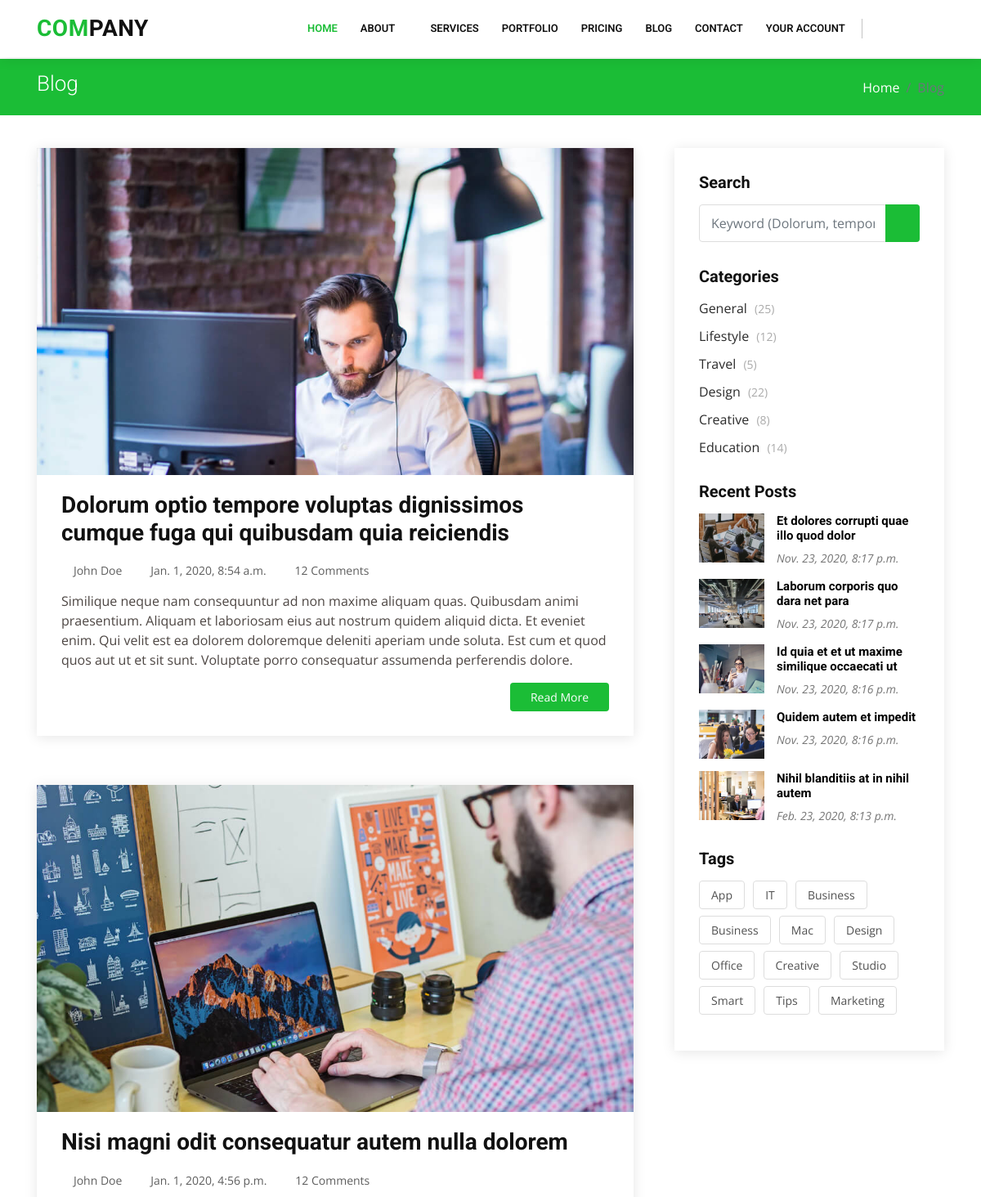
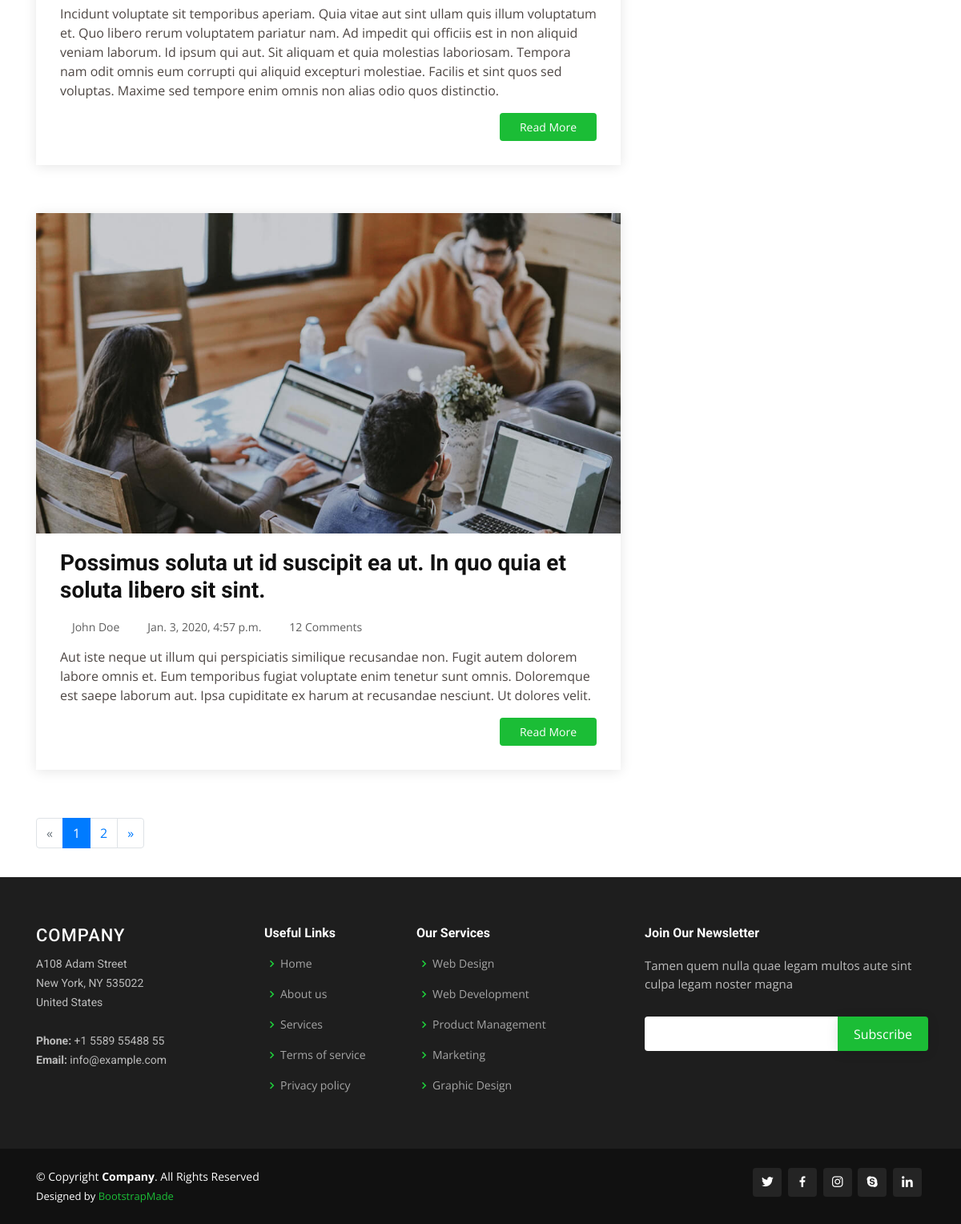
Screenshot of /blog/ with the database file from the repository (2 pictures, top to bottom).
### blogs/models.py (models this page shows, shortened)
class Blog(models.Model):
    title = models.CharField(max_length=300, blank=False)
    name = models.CharField(max_length=100, blank=False)
    publish_date = models.DateTimeField(default=datetime.now, blank=False)
    comment = models.IntegerField()
    description = models.TextField(max_length=700, blank=True)
    image = models.ImageField(upload_to='blog/', blank=False)

class recentpost(models.Model):
    image = models.ImageField(blank=False)
    title = models.CharField(max_length=200, blank=False)
    publish_date = models.DateTimeField(default=datetime.now, blank=False)

### blogs/views.py (the view)
# urls.py: path('blog/', include('blogs.urls')),
def blog(request):
    blog_data = Blog.objects.all()
    recentpost_data = recentpost.objects.order_by('-publish_date')
    paginator = Paginator(blog_data, 3)
    page_number = request.GET.get('page')
    paged_obj = paginator.get_page(page_number)
    context ={
        'blogs':paged_obj,
        'recentposts':recentpost_data,
    }
    return render(request, 'blog/blog.html', context)

### templates/blog/blog.html (shortened to what this page needs)
{% extends 'base.html' %}
{% block content %}
  <main id="main">
    <section id="breadcrumbs" class="breadcrumbs">
      <div class="container">
        <div class="d-flex justify-content-between align-items-center">
          <h2>Blog</h2>
          <ol>
            <li class="breadcrumb-item"><a href="{% url 'index' %}">Home</a></li>
            <li class="breadcrumb-item active">Blog</li>
          </ol>
        </div>
      </div>
    </section>
    <section id="blog" class="blog">
      <div class="container">
        <div class="row">
          <div class="col-lg-8 entries">
            {% for blog in blogs %}
                <article class="entry" data-aos="fade-up">
                    <div class="entry-img">
                    <img src="{{blog.image.url}}" alt="" class="img-fluid">
                    </div>
                    <h2 class="entry-title">
                    <a href="{% url 'singleblog' %}">{{blog.title}}</a>
                    </h2>
                    <div class="entry-meta">
                    <ul>
                        <li class="d-flex align-items-center"><i class="icofont-user"></i> <a href="{% url 'singleblog' %}">{{blog.name}}</a></li>
                        <li class="d-flex align-items-center"><i class="icofont-wall-clock"></i> <a href="{% url 'singleblog' %}"><time datetime="2020-01-01">{{blog.publish_date}}</time></a></li>
                        <li class="d-flex align-items-center"><i class="icofont-comment"></i> <a href="{% url 'singleblog' %}">{{blog.comment}} Comments</a></li>
                    </ul>
                    </div>
                    <div class="entry-content">
                    <p>
                        {{blog.description}}
                    </p>
                    <div class="read-more">
                        <a href="{% url 'singleblog' %}">Read More</a>
                    </div>
                    </div>
                </article>
            {% endfor %}
            <div class="row">
                <div class="col-md-12">
                {% if blogs.has_other_pages %}
                    <ul class="pagination">
                        {% if blogs.has_previous %}
                            <li class="page-item">
                            <a href="?page={{ blogs.previous_page_number }}" class="page-link">&laquo;</a>
                            </li>
                        {% else %}
                            <li class="page-item disabled">
                            <a class="page-link">&laquo;</a>
                            </li>
                        {% endif %}
                        {% for i in blogs.paginator.page_range %}
                            {% if blogs.number == i %}
                            <li class="page-item active">
                                <a class="page-link">{{ i }}</a>
                            </li>
                            {% else %}
                            <li class="page-item">
                                <a href="?page={{i}}" class="page-link">{{ i }}</a>
                            </li>
                            {% endif %}
                        {% endfor %}
                        {% if blogs.has_next %}
                        <li class="page-item">
                            <a href="?page={{ blogs.next_page_number }}" class="page-link">&raquo;</a>
                        </li>
                        {% else %}
                        <li class="page-item disabled">
                            <a class="page-link">&raquo;</a>
                        </li>
                        {% endif %}
                    </ul>
                {% endif %}
                </div>
            </div>
          </div>
          <div class="col-lg-4">
            <div class="sidebar" data-aos="fade-left">
                <h3 class="sidebar-title">Search</h3>
                <div class="sidebar-item search-form">
                    <form action="{% url 'search' %}">
                        <div>
                            <input type="text" name="keywords" class="form-control" placeholder="Keyword (Dolorum, tempore, etc)" value="{{ values.keywords }}">
                          </div>
                        <button type="submit"><i class="icofont-search"></i></button>
                    </form>
                </div>
              <h3 class="sidebar-title">Categories</h3>
              <div class="sidebar-item categories">
                <ul>
                  <li><a href="#">General <span>(25)</span></a></li>
                  <li><a href="#">Lifestyle <span>(12)</span></a></li>
                  <li><a href="#">Travel <span>(5)</span></a></li>
                  <li><a href="#">Design <span>(22)</span></a></li>
                  <li><a href="#">Creative <span>(8)</span></a></li>
                  <li><a href="#">Education <span>(14)</span></a></li>
                </ul>
              </div>
              <h3 class="sidebar-title">Recent Posts</h3>
              <div class="sidebar-item recent-posts">
                  {% for recentpost in recentposts %}
                    <div class="post-item clearfix">
                        <img src="{{recentpost.image.url}}" alt="">
                        <h4><a href="{% url 'singleblog' %}">{{recentpost.title}}</a></h4>
                        <time datetime="2020-01-01">{{recentpost.publish_date}}</time>
                    </div>
                  {% endfor %}
              </div>
              <h3 class="sidebar-title">Tags</h3>
              <div class="sidebar-item tags">
                <ul>
                  <li><a href="#">App</a></li>
                  <li><a href="#">IT</a></li>
                  <li><a href="#">Business</a></li>
                  <li><a href="#">Business</a></li>
                  <li><a href="#">Mac</a></li>
                  <li><a href="#">Design</a></li>
                  <li><a href="#">Office</a></li>
                  <li><a href="#">Creative</a></li>
                  <li><a href="#">Studio</a></li>
                  <li><a href="#">Smart</a></li>
                  <li><a href="#">Tips</a></li>
                  <li><a href="#">Marketing</a></li>
                </ul>
              </div>
            </div>
          </div>
        </div>
      </div>
    </section>
  </main>
{% endblock content %}

### MyCompany/static/css/style.css (style rules this page uses)
body { font-family: "Open Sans", sans-serif; color: #4d4643; }
a { color: #1bbd36; }
h1, h2, h3, h4, h5, h6 { font-family: "Roboto", sans-serif; }
section { padding: 60px 0; overflow: hidden; }
.breadcrumbs { padding: 15px 0; background: #1bbd36; min-height: 40px; margin-top: 72px; }
.breadcrumbs h2 { font-size: 26px; font-weight: 300; color: #fff; }
.breadcrumbs ol { display: flex; flex-wrap: wrap; list-style: none; padding: 0; margin: 0; color: #fff; }
.breadcrumbs ol a { color: #fff; }
.breadcrumbs ol li + li { padding-left: 10px; }
.breadcrumbs ol li + li::before { display: inline-block; padding-right: 10px; color: #fff; content: "/"; }
.blog { padding: 40px 0 20px 0; }
.blog .entry { padding: 30px; margin-bottom: 60px; box-shadow: 0px 2px 15px rgba(0, 0, 0, 0.1); }
.blog .entry .entry-img { max-height: 400px; margin: -30px -30px 20px -30px; overflow: hidden; }
.blog .entry .entry-title { font-size: 28px; font-weight: bold; padding: 0; margin: 0 0 20px 0; }
.blog .entry .entry-title a { color: #111; transition: 0.3s; }
.blog .entry .entry-meta { margin-bottom: 15px; color: #aaaaaa; }
.blog .entry .entry-meta ul { display: flex; flex-wrap: wrap; list-style: none; padding: 0; margin: 0; }
.blog .entry .entry-meta ul li + li { padding-left: 20px; }
.blog .entry .entry-meta i { font-size: 14px; padding-right: 4px; }
.blog .entry .entry-meta a { color: #5e5e5e; font-size: 14px; display: inline-block; line-height: 20px; transition: 0.3s; }
.blog .entry .entry-content p { line-height: 24px; }
.blog .entry .entry-content .read-more { -moz-text-align-last: right; text-align-last: right; }
.blog .entry .entry-content .read-more a { display: inline-block; background: #1bbd36; color: #fff; padding: 7px 25px; transition: 0.3s; font-size: 14px; border-radius: 4px; }
.blog .sidebar { padding: 30px; margin: 0 0 60px 20px; box-shadow: 0px 2px 15px rgba(0, 0, 0, 0.1); }
.blog .sidebar .sidebar-title { font-size: 20px; font-weight: 700; padding: 0 0 0 0; margin: 0 0 15px 0; color: #111; position: relative; }
.blog .sidebar .sidebar-item { margin-bottom: 30px; }
.blog .sidebar .search-form form { background: #fff; border: 1px solid #ddd; padding: 3px 10px; position: relative; border-radius: 4px; }
.blog .sidebar .search-form form input[type="text"] { border: 0; padding: 4px; width: calc(100% - 40px); }
.blog .sidebar .search-form form button { position: absolute; top: 0; right: 0; bottom: 0; border: 0; background: none; font-size: 16px; padding: 0 15px; margin: -1px; background: #1bbd36; color: #fff; transition: 0.3s; border-radius: 0 4px 4px 0; }
.blog .sidebar .categories ul { list-style: none; padding: 0; }
.blog .sidebar .categories ul li + li { padding-top: 10px; }
.blog .sidebar .categories ul a { color: #2b2b2b; transition: 0.3s; }
.blog .sidebar .categories ul a span { padding-left: 5px; color: #aaaaaa; font-size: 14px; }
.blog .sidebar .recent-posts .post-item + .post-item { margin-top: 15px; }
.blog .sidebar .recent-posts img { width: 80px; float: left; }
.blog .sidebar .recent-posts h4 { font-size: 15px; margin-left: 95px; font-weight: bold; }
.blog .sidebar .recent-posts h4 a { color: black; transition: 0.3s; }
.blog .sidebar .recent-posts time { display: block; margin-left: 95px; font-style: italic; font-size: 14px; color: #777777; }
.blog .sidebar .tags { margin-bottom: -10px; }
.blog .sidebar .tags ul { list-style: none; padding: 0; }
.blog .sidebar .tags ul li { display: inline-block; }
.blog .sidebar .tags ul a { color: #515151; font-size: 14px; padding: 6px 14px; margin: 0 6px 8px 0; border: 1px solid #dddddd; display: inline-block; transition: 0.3s; border-radius: 4px; }

### rows the page displays
Blog: image (picture), title "Dolorum optio tempore voluptas dignissimos cumque fuga qui quibusdam quia reiciendis", name "John Doe", publish_date "Jan. 1, 2020, 8:54 a.m.", comment "12", description "Similique neque nam consequuntur ad non maxime aliquam quas. Quibusdam animi praesentium. Aliquam et laboriosam eius aut nostrum quidem aliquid dicta. Et eveniet enim. Qui velit est ea dolorem doloremque deleniti aperiam unde soluta. Est cum et quod quos aut ut et sit sunt. Voluptate porro consequatur assumenda perferendis dolore."
Blog: image (picture), title "Nisi magni odit consequatur autem nulla dolorem", name "John Doe", publish_date "Jan. 1, 2020, 4:56 p.m.", comment "12", description "Incidunt voluptate sit temporibus aperiam. Quia vitae aut sint ullam quis illum voluptatum et. Quo libero rerum voluptatem pariatur nam. Ad impedit qui officiis est in non aliquid veniam laborum. Id ipsum qui aut. Sit aliquam et quia molestias laboriosam. Tempora nam odit omnis eum corrupti qui aliquid excepturi molestiae. Facilis et sint quos sed voluptas. Maxime sed tempore enim omnis non alias odio quos distinctio."
Blog: image (picture), title "Possimus soluta ut id suscipit ea ut. In quo quia et soluta libero sit sint.", name "John Doe", publish_date "Jan. 3, 2020, 4:57 p.m.", comment "12", description "Aut iste neque ut illum qui perspiciatis similique recusandae non. Fugit autem dolorem labore omnis et. Eum temporibus fugiat voluptate enim tenetur sunt omnis. Doloremque est saepe laborum aut. Ipsa cupiditate ex harum at recusandae nesciunt. Ut dolores velit."
recentpost: image (picture), title "Et dolores corrupti quae illo quod dolor", publish_date "Nov. 23, 2020, 8:17 p.m."
recentpost: image (picture), title "Laborum corporis quo dara net para", publish_date "Nov. 23, 2020, 8:17 p.m."
recentpost: image (picture), title "Id quia et et ut maxime similique occaecati ut", publish_date "Nov. 23, 2020, 8:16 p.m."
recentpost: image (picture), title "Quidem autem et impedit", publish_date "Nov. 23, 2020, 8:16 p.m."
recentpost: image (picture), title "Nihil blanditiis at in nihil autem", publish_date "Feb. 23, 2020, 8:13 p.m."

### other values shown
{{ i }} "1"
{{ i }} "2"
